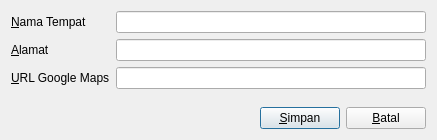
<?xml version="1.0" encoding="UTF-8"?>
<ui version="4.0">
 <class>LocationEditor</class>
 <widget class="QDialog" name="LocationEditor">
  <property name="geometry">
   <rect>
    <x>0</x>
    <y>0</y>
    <width>437</width>
    <height>140</height>
   </rect>
  </property>
  <property name="windowTitle">
   <string>Dialog</string>
  </property>
  <layout class="QVBoxLayout" name="verticalLayout">
   <item>
    <layout class="QFormLayout" name="formLayout">
     <item row="0" column="0">
      <widget class="QLabel" name="label">
       <property name="text">
        <string>&amp;Nama Tempat</string>
       </property>
       <property name="buddy">
        <cstring>nameEdit</cstring>
       </property>
      </widget>
     </item>
     <item row="0" column="1">
      <widget class="QLineEdit" name="nameEdit"/>
     </item>
     <item row="1" column="0">
      <widget class="QLabel" name="label_2">
       <property name="text">
        <string>&amp;Alamat</string>
       </property>
       <property name="buddy">
        <cstring>addressEdit</cstring>
       </property>
      </widget>
     </item>
     <item row="1" column="1">
      <widget class="QLineEdit" name="addressEdit"/>
     </item>
     <item row="2" column="0">
      <widget class="QLabel" name="label_3">
       <property name="text">
        <string>&amp;URL Google Maps</string>
       </property>
       <property name="buddy">
        <cstring>urlEdit</cstring>
       </property>
      </widget>
     </item>
     <item row="2" column="1">
      <widget class="QLineEdit" name="urlEdit"/>
     </item>
    </layout>
   </item>
   <item>
    <layout class="QHBoxLayout" name="horizontalLayout">
     <item>
      <spacer name="horizontalSpacer">
       <property name="orientation">
        <enum>Qt::Horizontal</enum>
       </property>
       <property name="sizeHint" stdset="0">
        <size>
         <width>40</width>
         <height>20</height>
        </size>
       </property>
      </spacer>
     </item>
     <item>
      <widget class="QPushButton" name="saveButton">
       <property name="text">
        <string>&amp;Simpan</string>
       </property>
      </widget>
     </item>
     <item>
      <widget class="QPushButton" name="cancelButton">
       <property name="text">
        <string>&amp;Batal</string>
       </property>
      </widget>
     </item>
    </layout>
   </item>
  </layout>
 </widget>
 <tabstops>
  <tabstop>nameEdit</tabstop>
  <tabstop>addressEdit</tabstop>
  <tabstop>urlEdit</tabstop>
  <tabstop>saveButton</tabstop>
  <tabstop>cancelButton</tabstop>
 </tabstops>
 <resources/>
 <connections/>
</ui>
